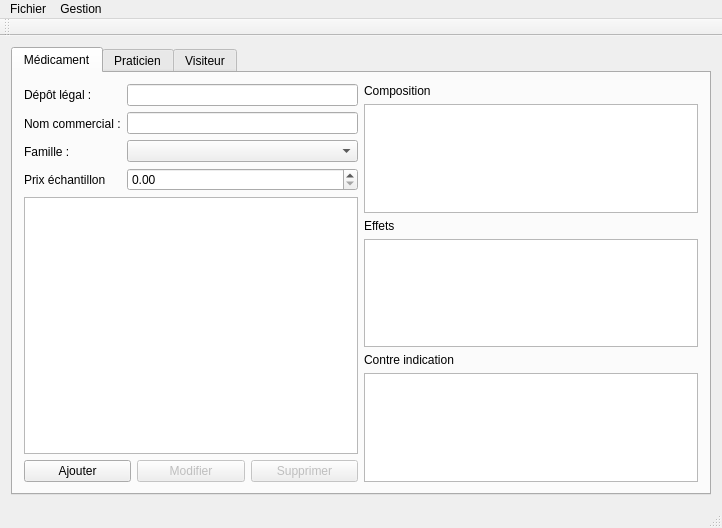
<?xml version="1.0" encoding="UTF-8"?>
<ui version="4.0">
 <class>MainWindow</class>
 <widget class="QMainWindow" name="MainWindow">
  <property name="geometry">
   <rect>
    <x>0</x>
    <y>0</y>
    <width>722</width>
    <height>528</height>
   </rect>
  </property>
  <property name="minimumSize">
   <size>
    <width>700</width>
    <height>500</height>
   </size>
  </property>
  <property name="windowTitle">
   <string>MainWindow</string>
  </property>
  <widget class="QWidget" name="centralWidget">
   <layout class="QHBoxLayout" name="horizontalLayout_8">
    <item>
     <widget class="QTabWidget" name="tabWidgetAction">
      <property name="currentIndex">
       <number>0</number>
      </property>
      <widget class="QWidget" name="tab">
       <attribute name="title">
        <string>Médicament</string>
       </attribute>
       <layout class="QHBoxLayout" name="horizontalLayout_14">
        <item>
         <layout class="QVBoxLayout" name="verticalLayout_23">
          <item>
           <layout class="QHBoxLayout" name="horizontalLayout_2">
            <item>
             <layout class="QVBoxLayout" name="verticalLayout_4">
              <item>
               <widget class="QLabel" name="label_18">
                <property name="text">
                 <string>Dépôt légal :</string>
                </property>
               </widget>
              </item>
              <item>
               <widget class="QLabel" name="label_19">
                <property name="text">
                 <string>Nom commercial :</string>
                </property>
               </widget>
              </item>
              <item>
               <widget class="QLabel" name="label_20">
                <property name="text">
                 <string>Famille :</string>
                </property>
               </widget>
              </item>
              <item>
               <widget class="QLabel" name="label_21">
                <property name="text">
                 <string>Prix échantillon</string>
                </property>
               </widget>
              </item>
             </layout>
            </item>
            <item>
             <layout class="QVBoxLayout" name="verticalLayout_22">
              <item>
               <widget class="QLineEdit" name="lineEditMedicamentDepotLegal"/>
              </item>
              <item>
               <widget class="QLineEdit" name="lineEditMedicamentNomCommercial"/>
              </item>
              <item>
               <widget class="QComboBox" name="comboBoxMedicamentFamille"/>
              </item>
              <item>
               <widget class="QDoubleSpinBox" name="doubleSpinBoxMedicamentPrixEch"/>
              </item>
             </layout>
            </item>
           </layout>
          </item>
          <item>
           <widget class="QTableView" name="tableViewMedicament">
            <property name="alternatingRowColors">
             <bool>true</bool>
            </property>
            <property name="selectionMode">
             <enum>QAbstractItemView::SingleSelection</enum>
            </property>
            <property name="selectionBehavior">
             <enum>QAbstractItemView::SelectRows</enum>
            </property>
            <attribute name="verticalHeaderCascadingSectionResizes">
             <bool>true</bool>
            </attribute>
            <attribute name="verticalHeaderStretchLastSection">
             <bool>false</bool>
            </attribute>
            <attribute name="verticalHeaderCascadingSectionResizes">
             <bool>true</bool>
            </attribute>
            <attribute name="verticalHeaderStretchLastSection">
             <bool>false</bool>
            </attribute>
           </widget>
          </item>
          <item>
           <layout class="QHBoxLayout" name="horizontalLayout">
            <item>
             <widget class="QPushButton" name="pushButtonMedicamentAjouter">
              <property name="text">
               <string>Ajouter</string>
              </property>
              <property name="icon">
               <iconset>
                <normaloff>:/ajouter</normaloff>:/ajouter</iconset>
              </property>
             </widget>
            </item>
            <item>
             <widget class="QPushButton" name="pushButtonMedicamentModifier">
              <property name="enabled">
               <bool>false</bool>
              </property>
              <property name="text">
               <string>Modifier</string>
              </property>
              <property name="icon">
               <iconset>
                <normaloff>:/editer</normaloff>:/editer</iconset>
              </property>
             </widget>
            </item>
            <item>
             <widget class="QPushButton" name="pushButtonMedicamentSupprimer">
              <property name="enabled">
               <bool>false</bool>
              </property>
              <property name="text">
               <string>Supprimer</string>
              </property>
              <property name="icon">
               <iconset>
                <normaloff>:/supprimer</normaloff>:/supprimer</iconset>
              </property>
             </widget>
            </item>
           </layout>
          </item>
         </layout>
        </item>
        <item>
         <layout class="QVBoxLayout" name="verticalLayout_5">
          <item>
           <layout class="QVBoxLayout" name="verticalLayout">
            <item>
             <widget class="QLabel" name="label">
              <property name="text">
               <string>Composition</string>
              </property>
             </widget>
            </item>
            <item>
             <widget class="QTextEdit" name="textEditMedicamentComposition"/>
            </item>
           </layout>
          </item>
          <item>
           <layout class="QVBoxLayout" name="verticalLayout_2">
            <item>
             <widget class="QLabel" name="label_2">
              <property name="text">
               <string>Effets</string>
              </property>
             </widget>
            </item>
            <item>
             <widget class="QTextEdit" name="textEditMedicamentEffets">
              <property name="enabled">
               <bool>true</bool>
              </property>
             </widget>
            </item>
           </layout>
          </item>
          <item>
           <layout class="QVBoxLayout" name="verticalLayout_3">
            <item>
             <widget class="QLabel" name="label_3">
              <property name="text">
               <string>Contre indication</string>
              </property>
             </widget>
            </item>
            <item>
             <widget class="QTextEdit" name="textEditMedicamentContreIndication"/>
            </item>
           </layout>
          </item>
         </layout>
        </item>
       </layout>
      </widget>
      <widget class="QWidget" name="tab_3">
       <attribute name="title">
        <string>Praticien</string>
       </attribute>
       <layout class="QHBoxLayout" name="horizontalLayout_7">
        <item>
         <layout class="QVBoxLayout" name="verticalLayout_12">
          <item>
           <layout class="QHBoxLayout" name="horizontalLayout_4">
            <item>
             <layout class="QHBoxLayout" name="horizontalLayout_3">
              <item>
               <layout class="QVBoxLayout" name="verticalLayout_8">
                <item>
                 <widget class="QLabel" name="label_4">
                  <property name="text">
                   <string>Identifiant :</string>
                  </property>
                 </widget>
                </item>
                <item>
                 <widget class="QLabel" name="label_5">
                  <property name="text">
                   <string>Nom :</string>
                  </property>
                 </widget>
                </item>
                <item>
                 <widget class="QLabel" name="label_6">
                  <property name="text">
                   <string>Prénom :</string>
                  </property>
                 </widget>
                </item>
               </layout>
              </item>
              <item>
               <layout class="QVBoxLayout" name="verticalLayout_6">
                <item>
                 <widget class="QLineEdit" name="lineEditPraticienId"/>
                </item>
                <item>
                 <widget class="QLineEdit" name="lineEditPraticienNom"/>
                </item>
                <item>
                 <widget class="QLineEdit" name="lineEditPraticienPrenom"/>
                </item>
               </layout>
              </item>
             </layout>
            </item>
            <item>
             <layout class="QVBoxLayout" name="verticalLayout_7">
              <item>
               <layout class="QHBoxLayout" name="horizontalLayout_6">
                <item>
                 <widget class="QLabel" name="label_7">
                  <property name="text">
                   <string>Type praticien :</string>
                  </property>
                 </widget>
                </item>
                <item>
                 <widget class="QComboBox" name="comboBoxPraticienType"/>
                </item>
               </layout>
              </item>
              <item>
               <spacer name="verticalSpacer">
                <property name="orientation">
                 <enum>Qt::Vertical</enum>
                </property>
                <property name="sizeHint" stdset="0">
                 <size>
                  <width>20</width>
                  <height>40</height>
                 </size>
                </property>
               </spacer>
              </item>
             </layout>
            </item>
           </layout>
          </item>
          <item>
           <layout class="QVBoxLayout" name="verticalLayout_11">
            <item>
             <widget class="QTableView" name="tableViewPraticien">
              <property name="alternatingRowColors">
               <bool>true</bool>
              </property>
              <property name="selectionMode">
               <enum>QAbstractItemView::SingleSelection</enum>
              </property>
              <property name="selectionBehavior">
               <enum>QAbstractItemView::SelectRows</enum>
              </property>
             </widget>
            </item>
            <item>
             <layout class="QHBoxLayout" name="horizontalLayout_5">
              <item>
               <widget class="QPushButton" name="pushButtonPraticienAjouter">
                <property name="text">
                 <string>Ajouter</string>
                </property>
                <property name="icon">
                 <iconset>
                  <normaloff>:/ajouter</normaloff>:/ajouter</iconset>
                </property>
               </widget>
              </item>
              <item>
               <widget class="QPushButton" name="pushButtonPraticienModifier">
                <property name="enabled">
                 <bool>false</bool>
                </property>
                <property name="text">
                 <string>Modifier</string>
                </property>
                <property name="icon">
                 <iconset>
                  <normaloff>:/editer</normaloff>:/editer</iconset>
                </property>
               </widget>
              </item>
              <item>
               <widget class="QPushButton" name="pushButtonPraticienSupprimer">
                <property name="enabled">
                 <bool>false</bool>
                </property>
                <property name="text">
                 <string>Supprimer</string>
                </property>
                <property name="icon">
                 <iconset>
                  <normaloff>:/supprimer</normaloff>:/supprimer</iconset>
                </property>
               </widget>
              </item>
             </layout>
            </item>
           </layout>
          </item>
         </layout>
        </item>
        <item>
         <layout class="QVBoxLayout" name="verticalLayout_13">
          <item>
           <layout class="QVBoxLayout" name="verticalLayout_9">
            <item>
             <widget class="QLabel" name="label_8">
              <property name="text">
               <string>Specialité</string>
              </property>
             </widget>
            </item>
            <item>
             <widget class="QTextEdit" name="textEditPraticienSpecialite"/>
            </item>
           </layout>
          </item>
          <item>
           <layout class="QVBoxLayout" name="verticalLayout_10">
            <item>
             <widget class="QLabel" name="label_9">
              <property name="text">
               <string>Cabinet</string>
              </property>
             </widget>
            </item>
            <item>
             <widget class="QTextEdit" name="textEditPraticienCabinet"/>
            </item>
           </layout>
          </item>
         </layout>
        </item>
       </layout>
      </widget>
      <widget class="QWidget" name="tab_2">
       <attribute name="title">
        <string>Visiteur</string>
       </attribute>
       <layout class="QVBoxLayout" name="verticalLayout_21">
        <item>
         <layout class="QHBoxLayout" name="horizontalLayout_12">
          <item>
           <layout class="QHBoxLayout" name="horizontalLayout_9">
            <item>
             <layout class="QVBoxLayout" name="verticalLayout_14">
              <item>
               <widget class="QLabel" name="label_10">
                <property name="text">
                 <string>Identifiant :</string>
                </property>
               </widget>
              </item>
              <item>
               <widget class="QLabel" name="label_11">
                <property name="text">
                 <string>Nom :</string>
                </property>
               </widget>
              </item>
              <item>
               <widget class="QLabel" name="label_12">
                <property name="text">
                 <string>Prénom :</string>
                </property>
               </widget>
              </item>
             </layout>
            </item>
            <item>
             <layout class="QVBoxLayout" name="verticalLayout_17">
              <item>
               <widget class="QLineEdit" name="lineEditVisiteurId"/>
              </item>
              <item>
               <widget class="QLineEdit" name="lineEditVisiteurNom"/>
              </item>
              <item>
               <widget class="QLineEdit" name="lineEditVisiteurPrenom"/>
              </item>
             </layout>
            </item>
           </layout>
          </item>
          <item>
           <layout class="QHBoxLayout" name="horizontalLayout_10">
            <item>
             <layout class="QVBoxLayout" name="verticalLayout_15">
              <item>
               <widget class="QLabel" name="label_13">
                <property name="text">
                 <string>Code postal :</string>
                </property>
               </widget>
              </item>
              <item>
               <widget class="QLabel" name="label_14">
                <property name="text">
                 <string>Ville :</string>
                </property>
               </widget>
              </item>
              <item>
               <widget class="QLabel" name="label_15">
                <property name="text">
                 <string>Secteur :</string>
                </property>
               </widget>
              </item>
             </layout>
            </item>
            <item>
             <layout class="QVBoxLayout" name="verticalLayout_18">
              <item>
               <widget class="QLineEdit" name="lineEditVisiteurCP"/>
              </item>
              <item>
               <widget class="QLineEdit" name="lineEditVisiteurVille"/>
              </item>
              <item>
               <widget class="QComboBox" name="comboBoxVisiteurSecteur"/>
              </item>
             </layout>
            </item>
           </layout>
          </item>
          <item>
           <layout class="QVBoxLayout" name="verticalLayout_20">
            <item>
             <layout class="QHBoxLayout" name="horizontalLayout_11">
              <item>
               <layout class="QVBoxLayout" name="verticalLayout_16">
                <item>
                 <widget class="QLabel" name="label_16">
                  <property name="text">
                   <string>Laboratoire :</string>
                  </property>
                 </widget>
                </item>
                <item>
                 <widget class="QLabel" name="label_17">
                  <property name="text">
                   <string>Département :</string>
                  </property>
                 </widget>
                </item>
               </layout>
              </item>
              <item>
               <layout class="QVBoxLayout" name="verticalLayout_19">
                <item>
                 <widget class="QComboBox" name="comboBoxVisiteurLaboratoire"/>
                </item>
                <item>
                 <widget class="QComboBox" name="comboBoxVisiteurDepartement"/>
                </item>
               </layout>
              </item>
             </layout>
            </item>
            <item>
             <spacer name="verticalSpacer_2">
              <property name="orientation">
               <enum>Qt::Vertical</enum>
              </property>
              <property name="sizeHint" stdset="0">
               <size>
                <width>20</width>
                <height>40</height>
               </size>
              </property>
             </spacer>
            </item>
           </layout>
          </item>
         </layout>
        </item>
        <item>
         <widget class="QTableView" name="tableViewVisiteur">
          <property name="alternatingRowColors">
           <bool>true</bool>
          </property>
          <property name="selectionMode">
           <enum>QAbstractItemView::SingleSelection</enum>
          </property>
          <property name="selectionBehavior">
           <enum>QAbstractItemView::SelectRows</enum>
          </property>
         </widget>
        </item>
        <item>
         <layout class="QHBoxLayout" name="horizontalLayout_13">
          <item>
           <widget class="QPushButton" name="pushButtonVisiteurAjouter">
            <property name="text">
             <string>Ajouter</string>
            </property>
            <property name="icon">
             <iconset>
              <normaloff>:/ajouter</normaloff>:/ajouter</iconset>
            </property>
           </widget>
          </item>
          <item>
           <widget class="QPushButton" name="pushButtonVisiteurEdit">
            <property name="enabled">
             <bool>false</bool>
            </property>
            <property name="text">
             <string>Modifier</string>
            </property>
            <property name="icon">
             <iconset>
              <normaloff>:/editer</normaloff>:/editer</iconset>
            </property>
           </widget>
          </item>
          <item>
           <widget class="QPushButton" name="pushButtonVisiteurSupprimer">
            <property name="enabled">
             <bool>false</bool>
            </property>
            <property name="text">
             <string>Supprimer</string>
            </property>
            <property name="icon">
             <iconset>
              <normaloff>:/supprimer</normaloff>:/supprimer</iconset>
            </property>
           </widget>
          </item>
         </layout>
        </item>
       </layout>
      </widget>
     </widget>
    </item>
   </layout>
  </widget>
  <widget class="QMenuBar" name="menuBar">
   <property name="geometry">
    <rect>
     <x>0</x>
     <y>0</y>
     <width>722</width>
     <height>25</height>
    </rect>
   </property>
   <widget class="QMenu" name="menuFichier">
    <property name="title">
     <string>Fichier</string>
    </property>
    <addaction name="actionQuitter"/>
   </widget>
   <widget class="QMenu" name="menuGestion">
    <property name="title">
     <string>Gestion</string>
    </property>
    <addaction name="actionMedicament"/>
    <addaction name="actionPraticien"/>
    <addaction name="actionVisiteur"/>
   </widget>
   <addaction name="menuFichier"/>
   <addaction name="menuGestion"/>
  </widget>
  <widget class="QToolBar" name="mainToolBar">
   <attribute name="toolBarArea">
    <enum>TopToolBarArea</enum>
   </attribute>
   <attribute name="toolBarBreak">
    <bool>false</bool>
   </attribute>
  </widget>
  <widget class="QStatusBar" name="statusBar"/>
  <action name="actionQuitter">
   <property name="text">
    <string>Quitter</string>
   </property>
  </action>
  <action name="actionMedicament">
   <property name="text">
    <string>Medicament</string>
   </property>
  </action>
  <action name="actionPraticien">
   <property name="text">
    <string>Praticien</string>
   </property>
  </action>
  <action name="actionVisiteur">
   <property name="text">
    <string>Visiteur</string>
   </property>
  </action>
 </widget>
 <layoutdefault spacing="6" margin="11"/>
 <resources/>
 <connections/>
</ui>
